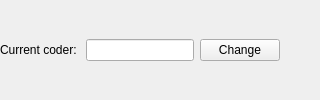
        <widget class="QWidget" name="widget_coder" native="true">
         <property name="sizePolicy">
          <sizepolicy hsizetype="Expanding" vsizetype="Fixed">
           <horstretch>0</horstretch>
           <verstretch>0</verstretch>
          </sizepolicy>
         </property>
         <layout class="QGridLayout" name="gridLayout_2">
          <property name="leftMargin">
           <number>0</number>
          </property>
          <property name="topMargin">
           <number>0</number>
          </property>
          <property name="rightMargin">
           <number>0</number>
          </property>
          <property name="bottomMargin">
           <number>0</number>
          </property>
          <item row="1" column="1">
           <widget class="QLineEdit" name="lineEdit_coderName">
            <property name="enabled">
             <bool>true</bool>
            </property>
            <property name="readOnly">
             <bool>true</bool>
            </property>
           </widget>
          </item>
          <item row="1" column="3">
           <spacer name="horizontalSpacer">
            <property name="orientation">
             <enum>Qt::Horizontal</enum>
            </property>
            <property name="sizeHint" stdset="0">
             <size>
              <width>40</width>
              <height>20</height>
             </size>
            </property>
           </spacer>
          </item>
          <item row="1" column="2">
           <widget class="QPushButton" name="pushButton_set_coder">
            <property name="toolTip">
             <string>Set this name as the current coder.
</string>
            </property>
            <property name="text">
             <string>Change</string>
            </property>
           </widget>
          </item>
          <item row="1" column="0">
           <widget class="QLabel" name="label_current_coder">
            <property name="sizePolicy">
             <sizepolicy hsizetype="Preferred" vsizetype="Fixed">
              <horstretch>0</horstretch>
              <verstretch>0</verstretch>
             </sizepolicy>
            </property>
            <property name="text">
             <string>Current coder: </string>
            </property>
            <property name="alignment">
             <set>Qt::AlignLeading|Qt::AlignLeft|Qt::AlignVCenter</set>
            </property>
           </widget>
          </item>
         </layout>
        </widget>
